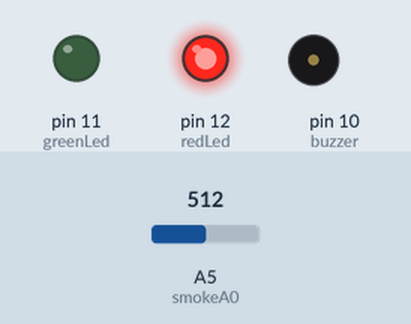
Bench run of a sketch on a simulated Arduino Uno, built with avr-gcc and run on an emulated ATmega328P. On the bench: output pins drawn as LEDs (lit = HIGH), buzzer (waves = sounding). The inputs (shaded band) are chosen by the test bench; at power-on: A5 (smokeA0) = 512. WiFi joins after 1.5 s; servers stay silent unless stated; uploads are accepted with an empty reply; what the sketch prints to the serial monitor is not drawn.

Above: at 11.2 s.
11.3 s: A5 (smokeA0) set to 416
At 15.74 s:
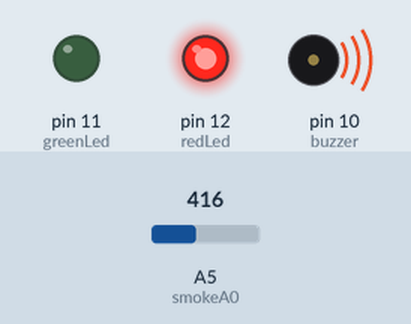
17.1 s: A5 (smokeA0) set to 391
At 21.8 s:
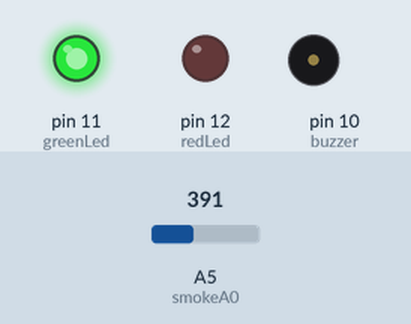
Timing chart, 0 to 23.3 s (numbered marks = the images above; inputs shaded):
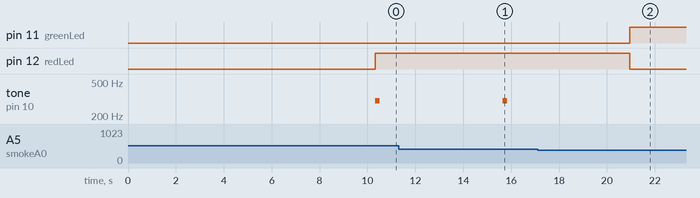

Measured:
- the behaviour switches between 401 and 400 on A5 (smokeA0) (found by bisection; images 1 and 2)
- after the input at 17.1 s, pin 11 (greenLed): LOW → HIGH after 3.9 s; pin 12 (redLed): HIGH → LOW after 3.9 s; tone on pin 10 (buzzer): stops changing and stays silent

The sketch:

assignment2.ino
```cpp
#include <Ethernet.h>

// Set to any mac address
byte mac[] = { 0xDE, 0xAD, 0xBE, 0xEF, 0xFE, 0xED };

IPAddress webServerIP(192,168,1,5);    // Put the IP address for your server

// Set the static IP address to use for Arduino client
IPAddress clientIP(192,168,1,7);

// Used for connecting to web server
EthernetClient client;


int redLed = 12;
int greenLed = 11;
int buzzer = 10;
int smokeA0 = A5;
//  threshold value
int sensorThres = 400;


void setup() {
   Serial.begin(9600);
  pinMode(redLed, OUTPUT);
  pinMode(greenLed, OUTPUT);
  pinMode(buzzer, OUTPUT);
  pinMode(smokeA0, INPUT);


   Ethernet.begin(mac, clientIP);
  Serial.println("10 seconds delay...");

  // give the Ethernet shield some time to initialize:
  delay(10000);
}

void loop() {
  checkGas();
  delay(5000);
}

void checkGas() {


  int value = analogRead(smokeA0);
  String sensorsData="sensor1="+String(value);
  httpRequest("GET /smokegasdetector/add_mq.php?"+sensorsData+" HTTP/1.0");

  if (value > sensorThres){
    digitalWrite(redLed, HIGH);
    digitalWrite(greenLed, LOW);
    tone(buzzer, 300, 200);

    }

    else {
      digitalWrite(redLed, LOW);
      digitalWrite(greenLed, HIGH);
       noTone(buzzer);

    }


}

void httpRequest(String request)
{
/*---connect the "Arduino" as client to the web server---*/
   if (client.connect(webServerIP,80)) {  //connect the "Arduino" as client to the web server using socket
      Serial.println("connected.");
      Serial.println("sending data to web server...");
      Serial.println(request);
      Serial.println("Connection: close"); // telling the server that we are over transmitting the message
      Serial.println(); // empty line
/*----send sensors data to the web server using GET request---*/
      client.println(request);
      client.println("Connection: close"); // telling the server that we are over transmitting the message
      client.println();                    // empty line
/*----display the response message from the server------------*/
      httpResponse();
    }
    else {
/*---if Arduino can't connect to the server----------*/
      Serial.println("--> connection failed\n");
      while (true);                          // do nothing forevermore
    }
    if (client.connected()) {
      client.stop();                         // close communication socket
    }
}
/******************************************/
void httpResponse()
{
  // if there are incoming bytes available
  // from the server, read them and print them:
  if (client.available()) {
    char c = client.read();
    Serial.print(c);
  }

  if (!client.connected()) {
    Serial.println();
    Serial.println("disconnecting.");
    client.stop();    // closing connection to server
  }
}
```
